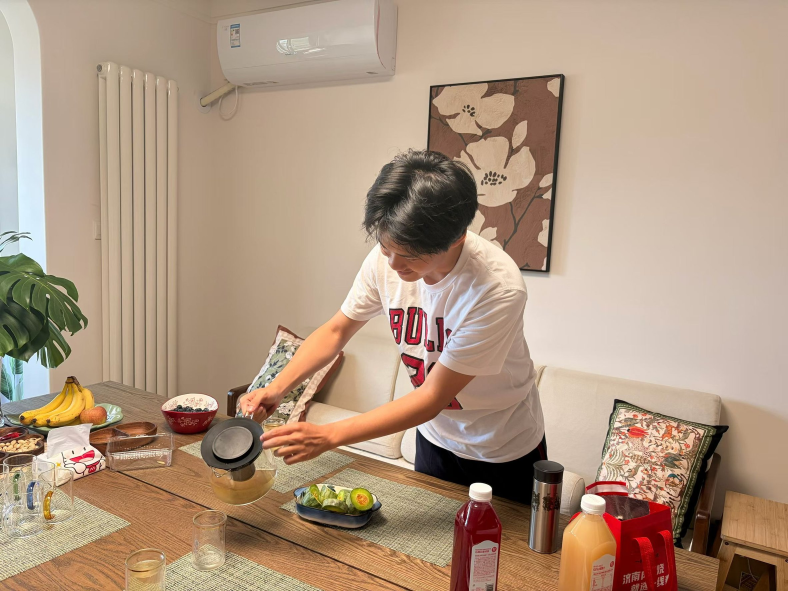
#> input picture assets/images/source/tea-pour.jpg, 2364 x 1773 px (shown at 1/3 size)
$ python make-assets.py
#> lines starting #> are read from the running program, lines starting #| are printed output that depends on the picture
"""Generate web-ready assets from the user's two original photos.

Source photos are read-only inputs under assets/images/source/ and are never modified.
Output: cropped, colour-graded, compressed JPEG/WebP pairs in assets/images/.

Run: python tools/make-assets.py
"""
from pathlib import Path

from PIL import Image, ImageEnhance

ROOT = Path(__file__).resolve().parent.parent
SRC = ROOT / "assets" / "images" / "source"
OUT = ROOT / "assets" / "images"

# crop boxes were chosen by inspecting the originals; see docs/superpowers/specs
TEA_CROP = (790, 300, 1860, 1773)      # portrait: head, torso, both arms and the pour
MASK_CROP = (150, 60, 1300, 1800)      # face close-up, keeps the eyes centred


def grade(img: Image.Image) -> Image.Image:
    """Warm-neutral grade that sits with the #F1EDE5 / #C74432 palette."""
    img = ImageEnhance.Color(img).enhance(0.88)
    img = ImageEnhance.Contrast(img).enhance(1.06)
    img = ImageEnhance.Brightness(img).enhance(1.02)
    return img


def export(img: Image.Image, name: str, widths: list[int], quality: int = 82) -> list[str]:
    made = []
    for width in widths:
        ratio = width / img.width
        size = (width, round(img.height * ratio))
        resized = img.resize(size, Image.LANCZOS)
        for suffix, fmt, kw in (
            (".jpg", "JPEG", {"quality": quality, "optimize": True, "progressive": True}),
            (".webp", "WEBP", {"quality": quality, "method": 6}),
        ):
            path = OUT / f"{name}-{width}{suffix}"
            resized.save(path, fmt, **kw)
            made.append(f"{path.name} {path.stat().st_size // 1024}KB {size[0]}x{size[1]}")
    return made


def main() -> None:
    OUT.mkdir(parents=True, exist_ok=True)
    report = []

    tea = Image.open(SRC / "tea-pour.jpg").convert("RGB")
#> tea is the input picture: PIL image 2364x1773 RGB; mean R, G, B 175.3, 150.3, 128.4
    report.append(f"source tea-pour.jpg {tea.width}x{tea.height}")
    tea_crop = grade(tea.crop(TEA_CROP))
#> in grade, `img = ImageEnhance.Color(img).enhance(0.88)`:
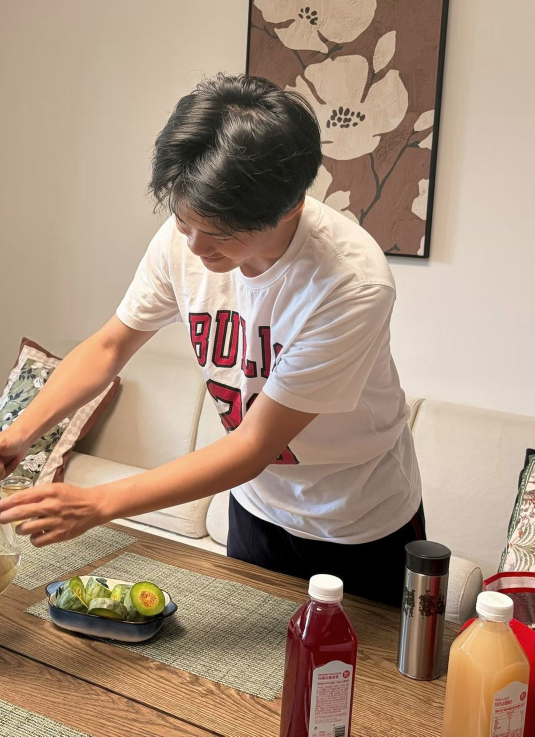
#> img: PIL image 1070x1473 RGB (shown at 1/2 size); mean R, G, B 168.3, 143.4, 123.9
    report += export(tea_crop, "portrait", [560, 900, 1400], quality=80)
#> the loop in export, `for width in widths:` made 3 passes
#> pass 1, in export, `resized = img.resize(size, Image.LANCZOS)`:
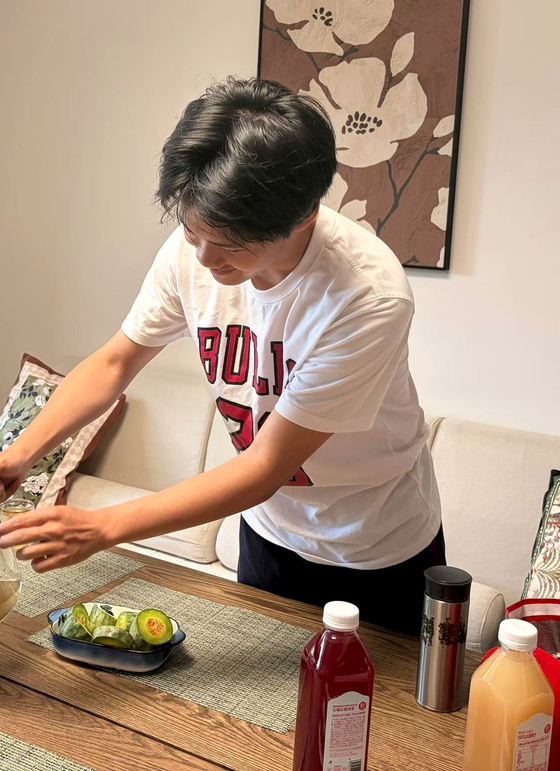
#> resized: PIL image 560x771 RGB; mean R, G, B 171.8, 145.1, 124.1
#> after the loop in export, `for width in widths:`: made = ['portrait-560.jpg 76KB 560x771', 'portrait-560.webp 58KB 560x771', 'portrait-900.jpg 173KB 900x1239', 'portrait-900.webp 126KB 900x1239', 'portrait-1400.jpg 338KB 1400x1927', 'portrait-1400.webp 224KB 1400x1927']
#> report = ['source tea-pour.jpg 2364x1773', 'portrait-560.jpg 76KB 560x771', 'portrait-560.webp 58KB 560x771', 'portrait-900.jpg 173KB 900x1239', 'portrait-900.webp 126KB 900x1239', 'portrait-1400.jpg 338KB 1400x1927', 'portrait-1400.webp 224KB 1400x1927']

    mask = Image.open(SRC / "mask-selfie.jpg").convert("RGB")
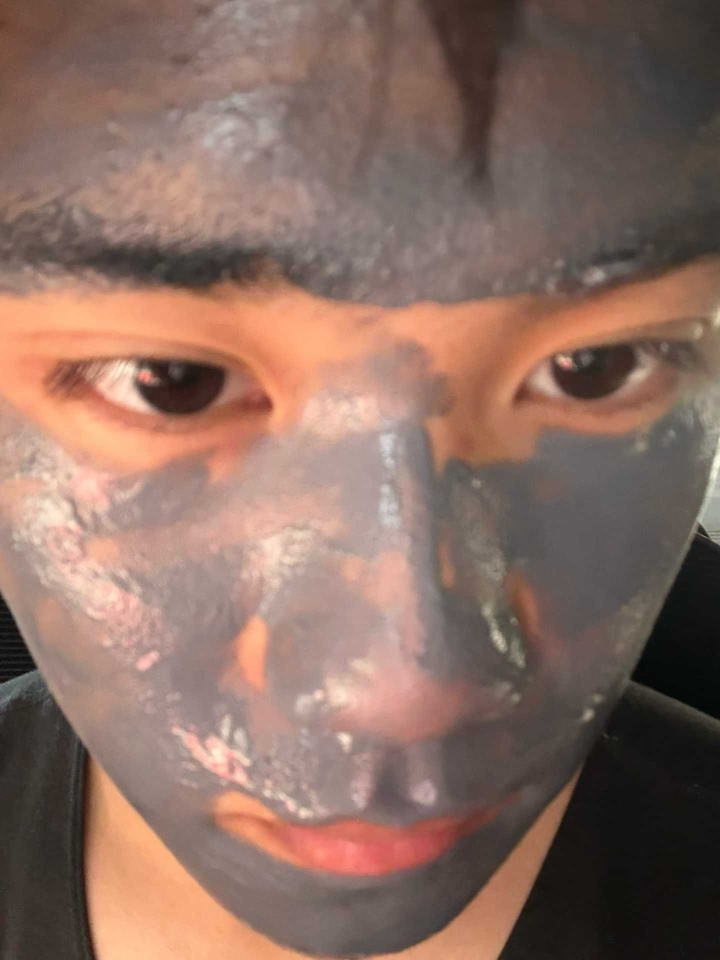
#> input picture assets/images/source/mask-selfie.jpg, 1440 x 1920 px (shown at 1/2 size)
#> mask is the input picture: PIL image 1440x1920 RGB; mean R, G, B 138.2, 109.1, 97.7
    report.append(f"source mask-selfie.jpg {mask.width}x{mask.height}")
    mask_crop = grade(mask.crop(MASK_CROP))
#> in grade (call 2), `img = ImageEnhance.Color(img).enhance(0.88)`:
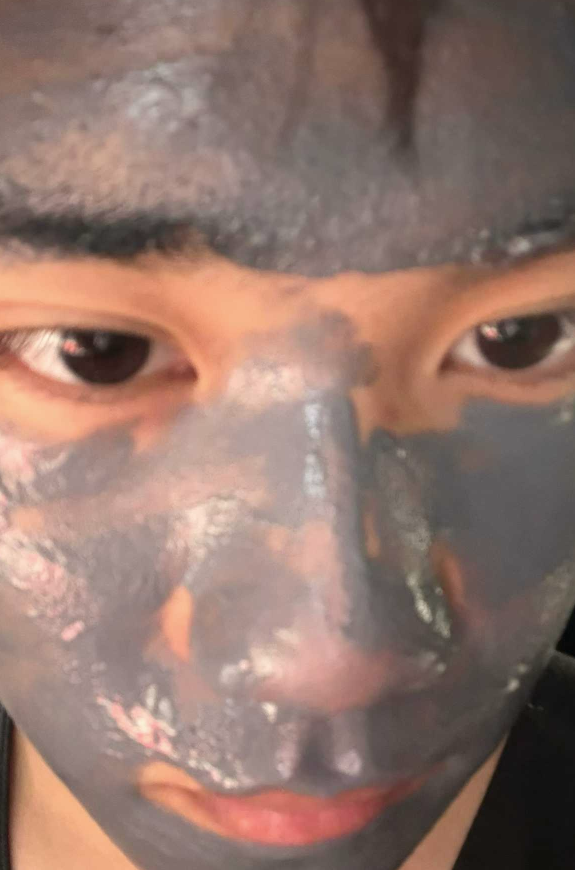
#> img: PIL image 1150x1740 RGB (shown at 1/2 size); mean R, G, B 145.7, 117.4, 107.4
    report += export(mask_crop, "easter-egg", [420, 760], quality=78)
#> the loop in export (call 2), `for width in widths:` made 2 passes
#> pass 1, in export (call 2), `resized = img.resize(size, Image.LANCZOS)`:
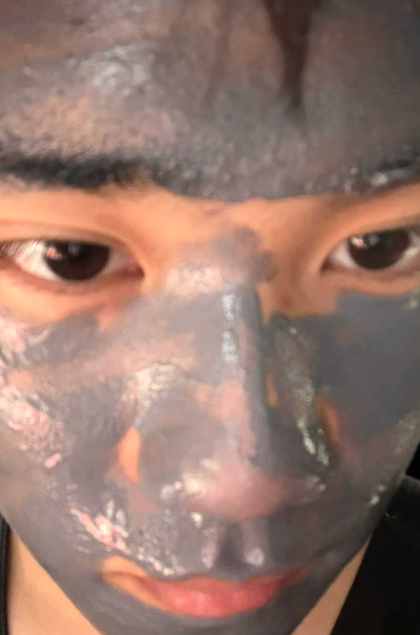
#> resized: PIL image 420x635 RGB; mean R, G, B 148.7, 118.3, 107.5
#> after the loop in export (call 2), `for width in widths:`: made = ['easter-egg-420.jpg 25KB 420x635', 'easter-egg-420.webp 12KB 420x635', 'easter-egg-760.jpg 62KB 760x1150', 'easter-egg-760.webp 26KB 760x1150']
#> report = 12 items, first 6: 'source tea-pour.jpg 2364x1773', 'portrait-560.jpg 76KB 560x771', 'portrait-560.webp 58KB 560x771', 'portrait-900.jpg 173KB 900x1239', 'portrait-900.webp 126KB 900x1239', 'portrait-1400.jpg 338KB 1400x1927'

    print("\n".join(report))
#| source tea-pour.jpg 2364x1773
#| portrait-560.jpg 76KB 560x771
#| portrait-560.webp 58KB 560x771
#| portrait-900.jpg 173KB 900x1239
#| portrait-900.webp 126KB 900x1239
#| portrait-1400.jpg 338KB 1400x1927
#| portrait-1400.webp 224KB 1400x1927
#| source mask-selfie.jpg 1440x1920
#| easter-egg-420.jpg 25KB 420x635
#| easter-egg-420.webp 12KB 420x635
#| easter-egg-760.jpg 62KB 760x1150
#| easter-egg-760.webp 26KB 760x1150


if __name__ == "__main__":
    main()
